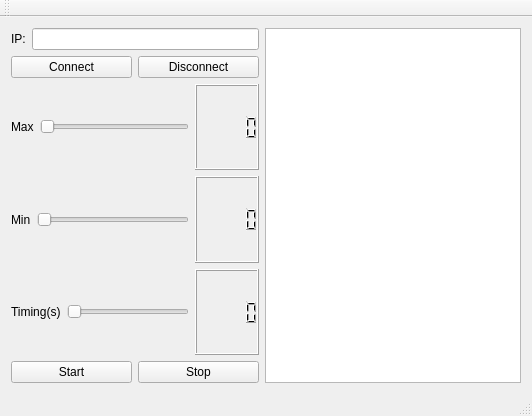
<?xml version="1.0" encoding="UTF-8"?>
<ui version="4.0">
 <class>MainWindow</class>
 <widget class="QMainWindow" name="MainWindow">
  <property name="geometry">
   <rect>
    <x>0</x>
    <y>0</y>
    <width>532</width>
    <height>416</height>
   </rect>
  </property>
  <property name="windowTitle">
   <string>MainWindow</string>
  </property>
  <widget class="QWidget" name="centralWidget">
   <layout class="QHBoxLayout" name="horizontalLayout_8">
    <item>
     <layout class="QHBoxLayout" name="horizontalLayout_7">
      <item>
       <layout class="QVBoxLayout" name="verticalLayout">
        <item>
         <layout class="QHBoxLayout" name="horizontalLayout_3">
          <item>
           <widget class="QLabel" name="IP">
            <property name="text">
             <string>IP:</string>
            </property>
           </widget>
          </item>
          <item>
           <widget class="QLineEdit" name="ip_Servidor"/>
          </item>
         </layout>
        </item>
        <item>
         <layout class="QHBoxLayout" name="horizontalLayout_2">
          <item>
           <widget class="QPushButton" name="Connect">
            <property name="text">
             <string>Connect</string>
            </property>
           </widget>
          </item>
          <item>
           <widget class="QPushButton" name="Disconnect">
            <property name="text">
             <string>Disconnect</string>
            </property>
           </widget>
          </item>
         </layout>
        </item>
        <item>
         <layout class="QHBoxLayout" name="horizontalLayout_4">
          <item>
           <widget class="QLabel" name="Max">
            <property name="text">
             <string>Max</string>
            </property>
           </widget>
          </item>
          <item>
           <widget class="QSlider" name="slider_Max">
            <property name="orientation">
             <enum>Qt::Horizontal</enum>
            </property>
           </widget>
          </item>
          <item>
           <widget class="QLCDNumber" name="lcd_Max"/>
          </item>
         </layout>
        </item>
        <item>
         <layout class="QHBoxLayout" name="horizontalLayout_5">
          <item>
           <widget class="QLabel" name="Min">
            <property name="text">
             <string>Min</string>
            </property>
           </widget>
          </item>
          <item>
           <widget class="QSlider" name="slider_Min">
            <property name="orientation">
             <enum>Qt::Horizontal</enum>
            </property>
           </widget>
          </item>
          <item>
           <widget class="QLCDNumber" name="lcd_Min"/>
          </item>
         </layout>
        </item>
        <item>
         <layout class="QHBoxLayout" name="horizontalLayout_6">
          <item>
           <widget class="QLabel" name="Timing">
            <property name="text">
             <string>Timing(s)</string>
            </property>
           </widget>
          </item>
          <item>
           <widget class="QSlider" name="slider_Timing">
            <property name="maximum">
             <number>3</number>
            </property>
            <property name="orientation">
             <enum>Qt::Horizontal</enum>
            </property>
           </widget>
          </item>
          <item>
           <widget class="QLCDNumber" name="lcd_Timing"/>
          </item>
         </layout>
        </item>
        <item>
         <layout class="QHBoxLayout" name="horizontalLayout">
          <item>
           <widget class="QPushButton" name="Start">
            <property name="text">
             <string>Start</string>
            </property>
           </widget>
          </item>
          <item>
           <widget class="QPushButton" name="Stop">
            <property name="text">
             <string>Stop</string>
            </property>
           </widget>
          </item>
         </layout>
        </item>
       </layout>
      </item>
      <item>
       <widget class="QTextBrowser" name="textBrowser"/>
      </item>
     </layout>
    </item>
   </layout>
   <zorder>horizontalLayoutWidget_3</zorder>
   <zorder>horizontalLayoutWidget_7</zorder>
  </widget>
  <widget class="QMenuBar" name="menuBar">
   <property name="geometry">
    <rect>
     <x>0</x>
     <y>0</y>
     <width>532</width>
     <height>21</height>
    </rect>
   </property>
  </widget>
  <widget class="QToolBar" name="mainToolBar">
   <attribute name="toolBarArea">
    <enum>TopToolBarArea</enum>
   </attribute>
   <attribute name="toolBarBreak">
    <bool>false</bool>
   </attribute>
  </widget>
  <widget class="QStatusBar" name="statusBar"/>
 </widget>
 <layoutdefault spacing="6" margin="11"/>
 <resources/>
 <connections>
  <connection>
   <sender>slider_Max</sender>
   <signal>valueChanged(int)</signal>
   <receiver>lcd_Max</receiver>
   <slot>display(int)</slot>
   <hints>
    <hint type="sourcelabel">
     <x>137</x>
     <y>181</y>
    </hint>
    <hint type="destinationlabel">
     <x>200</x>
     <y>163</y>
    </hint>
   </hints>
  </connection>
  <connection>
   <sender>slider_Min</sender>
   <signal>valueChanged(int)</signal>
   <receiver>lcd_Min</receiver>
   <slot>display(int)</slot>
   <hints>
    <hint type="sourcelabel">
     <x>93</x>
     <y>238</y>
    </hint>
    <hint type="destinationlabel">
     <x>197</x>
     <y>224</y>
    </hint>
   </hints>
  </connection>
  <connection>
   <sender>slider_Timing</sender>
   <signal>valueChanged(int)</signal>
   <receiver>lcd_Timing</receiver>
   <slot>display(int)</slot>
   <hints>
    <hint type="sourcelabel">
     <x>144</x>
     <y>295</y>
    </hint>
    <hint type="destinationlabel">
     <x>196</x>
     <y>282</y>
    </hint>
   </hints>
  </connection>
 </connections>
</ui>
